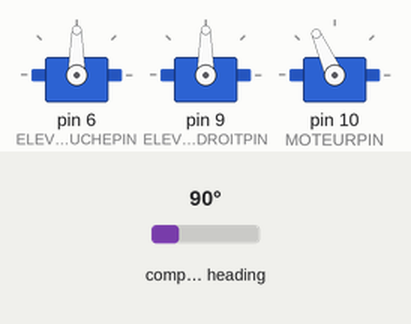
Bench run of a sketch on a simulated Arduino Uno, built with avr-gcc and run on an emulated ATmega328P. On the bench: 3 × servo. Wiring (inferred from the names in the program): CMPS compass at I2C address 0x60. The inputs (shaded band) are chosen by the test bench; at power-on: compass heading 90°. Storage starts empty; what the sketch prints to the serial monitor is not drawn.

Above: at 0.1 s.
Timing chart, 0 to 1.6 s (numbered marks = the images above):
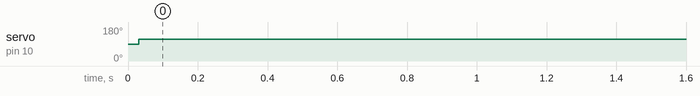

The sketch:

auto_pilot.ino
```cpp
//Auto Pilot
//Paul Fleury

#include "auto_pilot.h"

//Toutes les valeurs sont comprises entre -100 et 100


void setup() {
  if (DEBUG) {
    Serial.begin(9600);
  }

  //Initialisation centerale inertielle
  Wire.begin();

  //Initialisation carte SD
  SD.begin(SDCARDCSPIN);

  //Initialisation servos
  elevon_gauche_servo.attach(ELEVONGAUCHEPIN);
  elevon_droit_servo.attach(ELEVONDROITPIN);
  moteur_esc.attach(MOTEURPIN);
}

void loop() {
  lireTransmetteur();
  recopieMoteur();
  if (valeursRadio[4] < 1500) {
    recopieRadio();
  } else {
    piloteAuto();
  }
  //logCarteSD();
}

void lecture_centrale_inertielle() {
  Wire.beginTransmission(ADRESSE_CMPS12);
  Wire.write(1); //Le premier octet n'est pas intéressant (version)
  Wire.endTransmission();

  Wire.requestFrom(ADRESSE_CMPS12, 5); //Récupération des octets 1 à 8 (1- Cap (8bits), 2 et 3 Cap (16 bits), 4 Tangage, 5 Roulis
  cap = Wire.read(); //Cap 8 bits
  cap16 = Wire.read();
  cap16 <<= 8;
  cap16 += Wire.read();
  tangage = Wire.read(); //(0,255)
  if (tangage > 127) {
    tangage -= 255;
  }

  roulis = Wire.read();
  if (roulis > 127) {
    roulis -= 255;
  }
}

void mixage_elevons() {
  //Servo: 0=min, 90=max, 180=max
  consigne_elevon_gauche = (consigne_servos_roulis / 2) - (consigne_servos_tangage / 2);
  consigne_elevon_droit = (consigne_servos_roulis / 2) + (consigne_servos_tangage / 2);

  consigne_elevon_gauche *= 0.9;
  consigne_elevon_gauche += 90;
  if (DEBUG) {
    Serial.println(consigne_elevon_gauche);
  }

  consigne_elevon_droit *= 0.9;
  consigne_elevon_droit += 90;
}

void actionner_servos() {
  elevon_gauche_servo.write(consigne_elevon_gauche);
  elevon_droit_servo.write(consigne_elevon_droit);
}

void asservissement_position_angulaire(int consigne_roulis, int consigne_tangage) {
  erreur_roulis = consigne_roulis - roulis;
  erreur_tangage = consigne_tangage - tangage;

  consigne_servos_roulis = -Kppa * erreur_roulis;
  consigne_servos_tangage = -Kppa * erreur_tangage;
}

void logCarteSD() {
  fichierDonnees = SD.open("log.txt", FILE_WRITE);
  if (fichierDonnees) {
    fichierDonnees.println(String(millis()) + ";" + String(roulis));
    fichierDonnees.close();
  }
}

void lireTransmetteur() {
  for (int voie = 1; voie <= NBVOIESRADIO; voie++) {
    valeursRadio[voie - 1] = ppm.rawChannelValue(voie);
    if (DEBUG) {
      Serial.print(String(valeursRadio[voie - 1]) + " ");
    }
  }
  Serial.println();
}

void recopieRadio() {
  //  consigne_elevon_gauche = map(valeursRadio[0], 1000, 2000, 45, 183);
  //  consigne_elevon_droit = map(valeursRadio[1], 1000, 2000, 45, 183);
  consigne_elevon_gauche = map(valeursRadio[0], 1000, 2000, 25, 130);
  consigne_elevon_droit = map(valeursRadio[1], 1000, 2000, 25 , 130);
  actionner_servos();
}

void recopieMoteur() {
  moteur_esc.write(map(valeursRadio[2], 1000, 2000, 45, 183));
}

void piloteAuto() {
  lecture_centrale_inertielle();
  asservissement_position_angulaire(0, 0);
  mixage_elevons();
  actionner_servos();
}
```

auto_pilot.h
```cpp
#ifndef AUTOPILOT
#define AUTOPILOT

#define DEBUG 1

//Librairies
#include <Wire.h>
#include <Servo.h>
#include <SPI.h>
#include "SdFat.h"
#include "PPMReader.h"

#define ADRESSE_CMPS12 0x60

//Pins
#define ELEVONGAUCHEPIN 6
#define ELEVONDROITPIN 9
#define MOTEURPIN 10
#define SDCARDCSPIN 4
#define PPMPIN 3

#define NBVOIESRADIO 5


//Variables

int roulis;
int tangage;
int cap; //codé sur 8 bits
int cap16; // codé sur 16 bits

int consigne_roulis;
int consigne_tangage;
int consigne_moteur;

int erreur_roulis;
int erreur_tangage;

int consigne_elevon_gauche;
int consigne_elevon_droit;

int consigne_servos_roulis;
int consigne_servos_tangage;

int Kppa = 5; // Gain correcteur proportionnel asservissement position angulaire

//Objets
Servo elevon_gauche_servo;
Servo elevon_droit_servo;
Servo moteur_esc;

SdFat SD;
File fichierDonnees;

String logStr;

PPMReader ppm(PPMPIN, NBVOIESRADIO);

int valeursRadio[NBVOIESRADIO];

//Prototypes
void lecture_centrale_inertielle();
void mixage_elevons();
void actionner_servos();
void asservissement_position_angulaire(int consigne_roulis, int consigne_tangage);
void logCarteSD();
void lireTransmetteur();
void recopieMoteur();
void recopieRadio();
void piloteAuto();


#endif
```

Measured:
- by itself, servo on pin 10 (MOTEURPIN): 90° → 114° at 0.03 s
